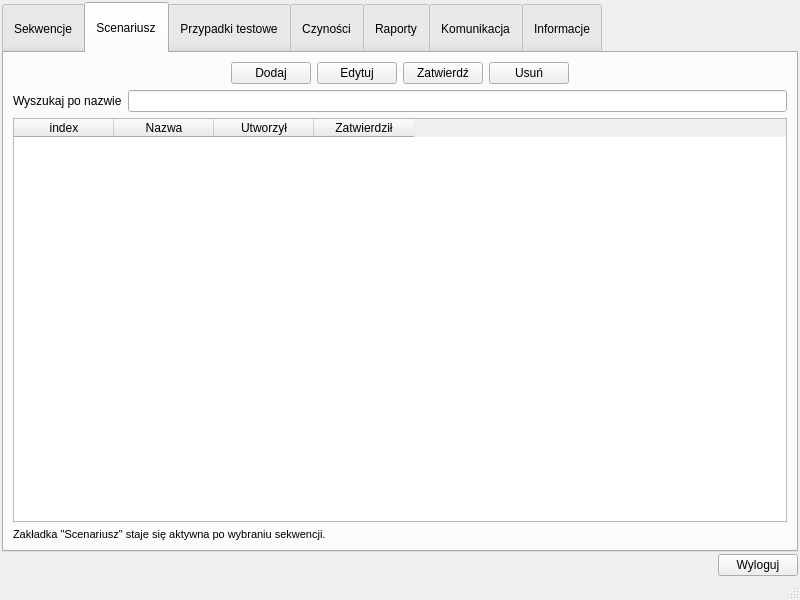
<?xml version="1.0" encoding="UTF-8"?>
<ui version="4.0">
 <class>MainWindow</class>
 <widget class="QMainWindow" name="MainWindow">
  <property name="geometry">
   <rect>
    <x>0</x>
    <y>0</y>
    <width>800</width>
    <height>600</height>
   </rect>
  </property>
  <property name="windowTitle">
   <string>Tester - okno główne</string>
  </property>
  <widget class="QWidget" name="centralwidget">
   <layout class="QGridLayout" name="gridLayout_2">
    <property name="leftMargin">
     <number>2</number>
    </property>
    <property name="topMargin">
     <number>2</number>
    </property>
    <property name="rightMargin">
     <number>2</number>
    </property>
    <property name="bottomMargin">
     <number>2</number>
    </property>
    <property name="spacing">
     <number>2</number>
    </property>
    <item row="1" column="0">
     <spacer name="horizontalSpacerLogout">
      <property name="orientation">
       <enum>Qt::Horizontal</enum>
      </property>
      <property name="sizeHint" stdset="0">
       <size>
        <width>711</width>
        <height>20</height>
       </size>
      </property>
     </spacer>
    </item>
    <item row="1" column="1">
     <widget class="QPushButton" name="pushButtonLogout">
      <property name="text">
       <string>Wyloguj</string>
      </property>
     </widget>
    </item>
    <item row="0" column="0" colspan="2">
     <widget class="QTabWidget" name="tabWidget">
      <property name="styleSheet">
       <string notr="true">QTabBar::tab { height: 51px;}</string>
      </property>
      <property name="currentIndex">
       <number>1</number>
      </property>
      <widget class="QWidget" name="tabSequence">
       <attribute name="title">
        <string>Sekwencje</string>
       </attribute>
       <layout class="QGridLayout" name="gridLayout">
        <item row="0" column="0">
         <layout class="QHBoxLayout" name="horizontalLayoutButtonsSequence">
          <item>
           <spacer name="horizontalSpacerButton2">
            <property name="orientation">
             <enum>Qt::Horizontal</enum>
            </property>
            <property name="sizeHint" stdset="0">
             <size>
              <width>40</width>
              <height>20</height>
             </size>
            </property>
           </spacer>
          </item>
          <item>
           <widget class="QPushButton" name="pushButtonAddSequence">
            <property name="maximumSize">
             <size>
              <width>121</width>
              <height>16777215</height>
             </size>
            </property>
            <property name="text">
             <string>Dodaj sekwencję</string>
            </property>
           </widget>
          </item>
          <item>
           <widget class="QPushButton" name="pushButtonEditSequence">
            <property name="maximumSize">
             <size>
              <width>121</width>
              <height>16777215</height>
             </size>
            </property>
            <property name="text">
             <string>Edytuj sekwencję</string>
            </property>
           </widget>
          </item>
          <item>
           <widget class="QPushButton" name="pushButtonDeleteSequence">
            <property name="maximumSize">
             <size>
              <width>121</width>
              <height>16777215</height>
             </size>
            </property>
            <property name="text">
             <string>Usuń sekwencję</string>
            </property>
           </widget>
          </item>
          <item>
           <spacer name="horizontalSpacerButton1">
            <property name="orientation">
             <enum>Qt::Horizontal</enum>
            </property>
            <property name="sizeHint" stdset="0">
             <size>
              <width>40</width>
              <height>20</height>
             </size>
            </property>
           </spacer>
          </item>
         </layout>
        </item>
        <item row="1" column="0">
         <layout class="QHBoxLayout" name="horizontalLayoutSearchSequence">
          <item>
           <widget class="QLabel" name="labelSearchSequence">
            <property name="maximumSize">
             <size>
              <width>121</width>
              <height>16777215</height>
             </size>
            </property>
            <property name="text">
             <string>Wyszukaj po nazwie</string>
            </property>
           </widget>
          </item>
          <item>
           <widget class="QLineEdit" name="lineEditSearchSequence"/>
          </item>
         </layout>
        </item>
        <item row="2" column="0">
         <widget class="QTableWidget" name="tableWidgetSequence">
          <column>
           <property name="text">
            <string>index</string>
           </property>
          </column>
          <column>
           <property name="text">
            <string>Sekwencja</string>
           </property>
          </column>
         </widget>
        </item>
        <item row="3" column="0">
         <widget class="QLabel" name="labelSequence">
          <property name="font">
           <font>
            <pointsize>8</pointsize>
           </font>
          </property>
          <property name="text">
           <string>Zakładka &quot;Scenariusz&quot; staje się aktywna po wybraniu sekwencji.</string>
          </property>
         </widget>
        </item>
       </layout>
      </widget>
      <widget class="QWidget" name="tabScenario">
       <attribute name="title">
        <string>Scenariusz</string>
       </attribute>
       <layout class="QGridLayout" name="gridLayout_4">
        <item row="0" column="0">
         <layout class="QHBoxLayout" name="horizontalLayoutButtonsScenario">
          <item>
           <spacer name="horizontalSpacerButton_3">
            <property name="orientation">
             <enum>Qt::Horizontal</enum>
            </property>
            <property name="sizeHint" stdset="0">
             <size>
              <width>40</width>
              <height>20</height>
             </size>
            </property>
           </spacer>
          </item>
          <item>
           <widget class="QPushButton" name="pushButtonAddScenario">
            <property name="maximumSize">
             <size>
              <width>121</width>
              <height>16777215</height>
             </size>
            </property>
            <property name="text">
             <string>Dodaj</string>
            </property>
           </widget>
          </item>
          <item>
           <widget class="QPushButton" name="pushButtonEditScenario">
            <property name="maximumSize">
             <size>
              <width>121</width>
              <height>16777215</height>
             </size>
            </property>
            <property name="text">
             <string>Edytuj</string>
            </property>
           </widget>
          </item>
          <item>
           <widget class="QPushButton" name="pushButton">
            <property name="text">
             <string>Zatwierdź</string>
            </property>
           </widget>
          </item>
          <item>
           <widget class="QPushButton" name="pushButtonDeleteScenario">
            <property name="maximumSize">
             <size>
              <width>121</width>
              <height>16777215</height>
             </size>
            </property>
            <property name="text">
             <string>Usuń</string>
            </property>
           </widget>
          </item>
          <item>
           <spacer name="horizontalSpacerButton_2">
            <property name="orientation">
             <enum>Qt::Horizontal</enum>
            </property>
            <property name="sizeHint" stdset="0">
             <size>
              <width>40</width>
              <height>20</height>
             </size>
            </property>
           </spacer>
          </item>
         </layout>
        </item>
        <item row="1" column="0">
         <layout class="QHBoxLayout" name="horizontalLayoutSearchScenario">
          <item>
           <widget class="QLabel" name="labelSearchScenario">
            <property name="maximumSize">
             <size>
              <width>121</width>
              <height>16777215</height>
             </size>
            </property>
            <property name="text">
             <string>Wyszukaj po nazwie</string>
            </property>
           </widget>
          </item>
          <item>
           <widget class="QLineEdit" name="lineEditSearchScenario"/>
          </item>
         </layout>
        </item>
        <item row="2" column="0">
         <widget class="QTableWidget" name="tableWidgetScenario">
          <column>
           <property name="text">
            <string>index</string>
           </property>
          </column>
          <column>
           <property name="text">
            <string>Nazwa</string>
           </property>
          </column>
          <column>
           <property name="text">
            <string>Utworzył</string>
           </property>
          </column>
          <column>
           <property name="text">
            <string>Zatwierdził</string>
           </property>
          </column>
         </widget>
        </item>
        <item row="3" column="0">
         <widget class="QLabel" name="labelScenario">
          <property name="font">
           <font>
            <pointsize>8</pointsize>
           </font>
          </property>
          <property name="text">
           <string>Zakładka &quot;Scenariusz&quot; staje się aktywna po wybraniu sekwencji.</string>
          </property>
         </widget>
        </item>
       </layout>
      </widget>
      <widget class="QWidget" name="tabTestCase">
       <attribute name="title">
        <string>Przypadki testowe</string>
       </attribute>
       <layout class="QGridLayout" name="gridLayout_6">
        <item row="0" column="0">
         <layout class="QHBoxLayout" name="horizontalLayoutButtonsTestCase">
          <item>
           <spacer name="horizontalSpacerButton_4">
            <property name="orientation">
             <enum>Qt::Horizontal</enum>
            </property>
            <property name="sizeHint" stdset="0">
             <size>
              <width>40</width>
              <height>20</height>
             </size>
            </property>
           </spacer>
          </item>
          <item>
           <widget class="QPushButton" name="pushButtonAddTestCase">
            <property name="maximumSize">
             <size>
              <width>121</width>
              <height>16777215</height>
             </size>
            </property>
            <property name="text">
             <string>Dodaj</string>
            </property>
           </widget>
          </item>
          <item>
           <widget class="QPushButton" name="pushButtonEditTestCase">
            <property name="maximumSize">
             <size>
              <width>121</width>
              <height>16777215</height>
             </size>
            </property>
            <property name="text">
             <string>Edytuj</string>
            </property>
           </widget>
          </item>
          <item>
           <widget class="QPushButton" name="pushButton_2">
            <property name="text">
             <string>Zatwierdź</string>
            </property>
           </widget>
          </item>
          <item>
           <widget class="QPushButton" name="pushButtonDeleteTestCase">
            <property name="maximumSize">
             <size>
              <width>121</width>
              <height>16777215</height>
             </size>
            </property>
            <property name="text">
             <string>Usuń</string>
            </property>
           </widget>
          </item>
          <item>
           <spacer name="horizontalSpacerButton__3">
            <property name="orientation">
             <enum>Qt::Horizontal</enum>
            </property>
            <property name="sizeHint" stdset="0">
             <size>
              <width>40</width>
              <height>20</height>
             </size>
            </property>
           </spacer>
          </item>
         </layout>
        </item>
        <item row="1" column="0">
         <layout class="QHBoxLayout" name="horizontalLayoutSearchTestCase">
          <item>
           <widget class="QLabel" name="labelSearchTestCase">
            <property name="maximumSize">
             <size>
              <width>121</width>
              <height>16777215</height>
             </size>
            </property>
            <property name="text">
             <string>Wyszukaj po nazwie</string>
            </property>
           </widget>
          </item>
          <item>
           <widget class="QLineEdit" name="lineEditSearchTestCase"/>
          </item>
         </layout>
        </item>
        <item row="2" column="0">
         <widget class="QTableWidget" name="tableWidgetTestCase">
          <column>
           <property name="text">
            <string>index</string>
           </property>
          </column>
          <column>
           <property name="text">
            <string>Nazwa</string>
           </property>
          </column>
          <column>
           <property name="text">
            <string>Stworzył</string>
           </property>
          </column>
          <column>
           <property name="text">
            <string>Zatwierdził</string>
           </property>
          </column>
         </widget>
        </item>
        <item row="3" column="0">
         <widget class="QLabel" name="labelTestCase">
          <property name="font">
           <font>
            <pointsize>8</pointsize>
           </font>
          </property>
          <property name="text">
           <string>Zakładka &quot;Scenariusz&quot; staje się aktywna po wybraniu sekwencji.</string>
          </property>
         </widget>
        </item>
       </layout>
      </widget>
      <widget class="QWidget" name="tabAction">
       <attribute name="title">
        <string>Czyności</string>
       </attribute>
       <layout class="QGridLayout" name="gridLayout_5"/>
      </widget>
      <widget class="QWidget" name="tabReport">
       <attribute name="title">
        <string>Raporty</string>
       </attribute>
      </widget>
      <widget class="QWidget" name="tabCommunication">
       <attribute name="title">
        <string>Komunikacja</string>
       </attribute>
       <layout class="QGridLayout" name="gridLayout_8">
        <item row="2" column="0">
         <spacer name="verticalSpacer_2">
          <property name="orientation">
           <enum>Qt::Vertical</enum>
          </property>
          <property name="sizeHint" stdset="0">
           <size>
            <width>20</width>
            <height>159</height>
           </size>
          </property>
         </spacer>
        </item>
        <item row="1" column="0">
         <widget class="QGroupBox" name="groupBoxPrinter">
          <property name="title">
           <string>Drukarka</string>
          </property>
          <layout class="QGridLayout" name="gridLayout_7">
           <property name="leftMargin">
            <number>2</number>
           </property>
           <property name="topMargin">
            <number>2</number>
           </property>
           <property name="rightMargin">
            <number>2</number>
           </property>
           <property name="bottomMargin">
            <number>2</number>
           </property>
           <property name="spacing">
            <number>2</number>
           </property>
           <item row="1" column="0">
            <layout class="QHBoxLayout" name="horizontalLayoutAddressIp">
             <item>
              <widget class="QLabel" name="labelPrinterIpAddress">
               <property name="text">
                <string>Adres ip</string>
               </property>
              </widget>
             </item>
             <item>
              <widget class="QLineEdit" name="lineEditPrinterIpAddress">
               <property name="minimumSize">
                <size>
                 <width>120</width>
                 <height>0</height>
                </size>
               </property>
               <property name="maximumSize">
                <size>
                 <width>120</width>
                 <height>16777215</height>
                </size>
               </property>
               <property name="placeholderText">
                <string>192.168.1.1</string>
               </property>
              </widget>
             </item>
            </layout>
           </item>
           <item row="1" column="1">
            <layout class="QHBoxLayout" name="horizontalLayoutPort">
             <item>
              <widget class="QLabel" name="labelPrinterPort">
               <property name="text">
                <string>Port</string>
               </property>
              </widget>
             </item>
             <item>
              <widget class="QLineEdit" name="lineEditPrinterPort">
               <property name="minimumSize">
                <size>
                 <width>120</width>
                 <height>0</height>
                </size>
               </property>
               <property name="maximumSize">
                <size>
                 <width>120</width>
                 <height>16777215</height>
                </size>
               </property>
               <property name="placeholderText">
                <string>6666</string>
               </property>
              </widget>
             </item>
            </layout>
           </item>
           <item row="1" column="2">
            <widget class="QPushButton" name="pushButtonPrinterConnect">
             <property name="enabled">
              <bool>false</bool>
             </property>
             <property name="text">
              <string>Połącz</string>
             </property>
            </widget>
           </item>
           <item row="2" column="2">
            <widget class="QPushButton" name="pushButtonPrinterDisconnect">
             <property name="enabled">
              <bool>false</bool>
             </property>
             <property name="text">
              <string>Rozłącz</string>
             </property>
            </widget>
           </item>
           <item row="3" column="2">
            <widget class="QPushButton" name="pushButtonPrinterPortRefresh">
             <property name="enabled">
              <bool>false</bool>
             </property>
             <property name="text">
              <string>Odśwież</string>
             </property>
            </widget>
           </item>
           <item row="4" column="0">
            <widget class="QLabel" name="labelPrinterConnectionStatus">
             <property name="text">
              <string>Status połączenia</string>
             </property>
            </widget>
           </item>
           <item row="0" column="0" colspan="3">
            <layout class="QHBoxLayout" name="horizontalLayoutConnectionType">
             <item>
              <widget class="QRadioButton" name="radioButtonPrinterTcp">
               <property name="text">
                <string>Tcp</string>
               </property>
              </widget>
             </item>
             <item>
              <spacer name="horizontalSpacerTcp">
               <property name="orientation">
                <enum>Qt::Horizontal</enum>
               </property>
               <property name="sizeHint" stdset="0">
                <size>
                 <width>40</width>
                 <height>20</height>
                </size>
               </property>
              </spacer>
             </item>
             <item>
              <widget class="QRadioButton" name="radioButtonPrinterSerial">
               <property name="text">
                <string>Serial</string>
               </property>
              </widget>
             </item>
             <item>
              <spacer name="horizontalSpacerSerial">
               <property name="orientation">
                <enum>Qt::Horizontal</enum>
               </property>
               <property name="sizeHint" stdset="0">
                <size>
                 <width>40</width>
                 <height>20</height>
                </size>
               </property>
              </spacer>
             </item>
            </layout>
           </item>
           <item row="2" column="0" colspan="2">
            <layout class="QHBoxLayout" name="horizontalLayoutPortName">
             <item>
              <widget class="QLabel" name="labelPrinterPortName">
               <property name="text">
                <string>Port</string>
               </property>
              </widget>
             </item>
             <item>
              <widget class="QComboBox" name="comboBoxPrinterPortName">
               <property name="minimumSize">
                <size>
                 <width>180</width>
                 <height>0</height>
                </size>
               </property>
               <property name="maximumSize">
                <size>
                 <width>180</width>
                 <height>16777215</height>
                </size>
               </property>
              </widget>
             </item>
            </layout>
           </item>
           <item row="3" column="0" colspan="2">
            <layout class="QHBoxLayout" name="horizontalLayoutPortSpeed">
             <item>
              <widget class="QLabel" name="labelPrinterPortSpeed">
               <property name="text">
                <string>Prędkość</string>
               </property>
              </widget>
             </item>
             <item>
              <widget class="QComboBox" name="comboBoxPrinterPortSpeed">
               <property name="minimumSize">
                <size>
                 <width>100</width>
                 <height>0</height>
                </size>
               </property>
               <property name="maximumSize">
                <size>
                 <width>100</width>
                 <height>16777215</height>
                </size>
               </property>
               <item>
                <property name="text">
                 <string>115200</string>
                </property>
               </item>
               <item>
                <property name="text">
                 <string>57600</string>
                </property>
               </item>
               <item>
                <property name="text">
                 <string>38400</string>
                </property>
               </item>
               <item>
                <property name="text">
                 <string>19200</string>
                </property>
               </item>
               <item>
                <property name="text">
                 <string>9600</string>
                </property>
               </item>
               <item>
                <property name="text">
                 <string>4800</string>
                </property>
               </item>
               <item>
                <property name="text">
                 <string>2400</string>
                </property>
               </item>
               <item>
                <property name="text">
                 <string>1200</string>
                </property>
               </item>
              </widget>
             </item>
            </layout>
           </item>
           <item row="4" column="2">
            <widget class="QLabel" name="labelPrinterStatusColor">
             <property name="minimumSize">
              <size>
               <width>15</width>
               <height>15</height>
              </size>
             </property>
             <property name="maximumSize">
              <size>
               <width>15</width>
               <height>15</height>
              </size>
             </property>
             <property name="text">
              <string/>
             </property>
            </widget>
           </item>
          </layout>
         </widget>
        </item>
        <item row="0" column="1">
         <spacer name="horizontalSpacer_5">
          <property name="orientation">
           <enum>Qt::Horizontal</enum>
          </property>
          <property name="sizeHint" stdset="0">
           <size>
            <width>350</width>
            <height>20</height>
           </size>
          </property>
         </spacer>
        </item>
        <item row="1" column="1">
         <spacer name="horizontalSpacer_4">
          <property name="orientation">
           <enum>Qt::Horizontal</enum>
          </property>
          <property name="sizeHint" stdset="0">
           <size>
            <width>350</width>
            <height>20</height>
           </size>
          </property>
         </spacer>
        </item>
        <item row="0" column="0">
         <widget class="QGroupBox" name="groupBoxTester">
          <property name="title">
           <string>Multitester</string>
          </property>
          <layout class="QGridLayout" name="gridLayout_3">
           <property name="leftMargin">
            <number>2</number>
           </property>
           <property name="topMargin">
            <number>2</number>
           </property>
           <property name="rightMargin">
            <number>2</number>
           </property>
           <property name="bottomMargin">
            <number>2</number>
           </property>
           <property name="spacing">
            <number>2</number>
           </property>
           <item row="0" column="3">
            <widget class="QPushButton" name="pushButtonTesterConnect">
             <property name="enabled">
              <bool>false</bool>
             </property>
             <property name="text">
              <string>Połącz</string>
             </property>
            </widget>
           </item>
           <item row="1" column="3">
            <widget class="QPushButton" name="pushButtonTesterDisconnect">
             <property name="enabled">
              <bool>false</bool>
             </property>
             <property name="text">
              <string>Rozłącz</string>
             </property>
            </widget>
           </item>
           <item row="2" column="0" colspan="3">
            <spacer name="horizontalSpacer_3">
             <property name="orientation">
              <enum>Qt::Horizontal</enum>
             </property>
             <property name="sizeHint" stdset="0">
              <size>
               <width>218</width>
               <height>14</height>
              </size>
             </property>
            </spacer>
           </item>
           <item row="2" column="3">
            <widget class="QPushButton" name="pushButtonTesterPortRefresh">
             <property name="enabled">
              <bool>false</bool>
             </property>
             <property name="text">
              <string>Odśwież</string>
             </property>
            </widget>
           </item>
           <item row="3" column="0" colspan="3">
            <widget class="QLabel" name="labelTesterConnectionStatus">
             <property name="text">
              <string>Status połączenia</string>
             </property>
            </widget>
           </item>
           <item row="3" column="3">
            <widget class="QLabel" name="labelTesterStatusColor">
             <property name="minimumSize">
              <size>
               <width>15</width>
               <height>15</height>
              </size>
             </property>
             <property name="maximumSize">
              <size>
               <width>15</width>
               <height>15</height>
              </size>
             </property>
             <property name="text">
              <string/>
             </property>
            </widget>
           </item>
           <item row="1" column="0" colspan="3">
            <layout class="QHBoxLayout" name="horizontalLayout">
             <item>
              <widget class="QLabel" name="labelPortSpeed">
               <property name="text">
                <string>Prędkość</string>
               </property>
              </widget>
             </item>
             <item>
              <widget class="QComboBox" name="comboBoxTesterPortSpeed">
               <property name="minimumSize">
                <size>
                 <width>100</width>
                 <height>0</height>
                </size>
               </property>
               <property name="maximumSize">
                <size>
                 <width>100</width>
                 <height>16777215</height>
                </size>
               </property>
               <property name="currentIndex">
                <number>0</number>
               </property>
               <item>
                <property name="text">
                 <string>115200</string>
                </property>
               </item>
               <item>
                <property name="text">
                 <string>57600</string>
                </property>
               </item>
               <item>
                <property name="text">
                 <string>38400</string>
                </property>
               </item>
               <item>
                <property name="text">
                 <string>19200</string>
                </property>
               </item>
               <item>
                <property name="text">
                 <string>9600</string>
                </property>
               </item>
               <item>
                <property name="text">
                 <string>4800</string>
                </property>
               </item>
               <item>
                <property name="text">
                 <string>2400</string>
                </property>
               </item>
               <item>
                <property name="text">
                 <string>1200</string>
                </property>
               </item>
              </widget>
             </item>
            </layout>
           </item>
           <item row="0" column="0" colspan="3">
            <layout class="QHBoxLayout" name="horizontalLayoutTesterPortName">
             <item>
              <widget class="QLabel" name="labelPortName">
               <property name="text">
                <string>Port</string>
               </property>
              </widget>
             </item>
             <item>
              <widget class="QComboBox" name="comboBoxTesterPortName">
               <property name="minimumSize">
                <size>
                 <width>180</width>
                 <height>0</height>
                </size>
               </property>
               <property name="maximumSize">
                <size>
                 <width>180</width>
                 <height>16777215</height>
                </size>
               </property>
              </widget>
             </item>
            </layout>
           </item>
          </layout>
         </widget>
        </item>
       </layout>
      </widget>
      <widget class="QWidget" name="tabInformation">
       <attribute name="title">
        <string>Informacje</string>
       </attribute>
      </widget>
     </widget>
    </item>
   </layout>
  </widget>
  <widget class="QStatusBar" name="statusbar"/>
 </widget>
 <resources/>
 <connections/>
</ui>
